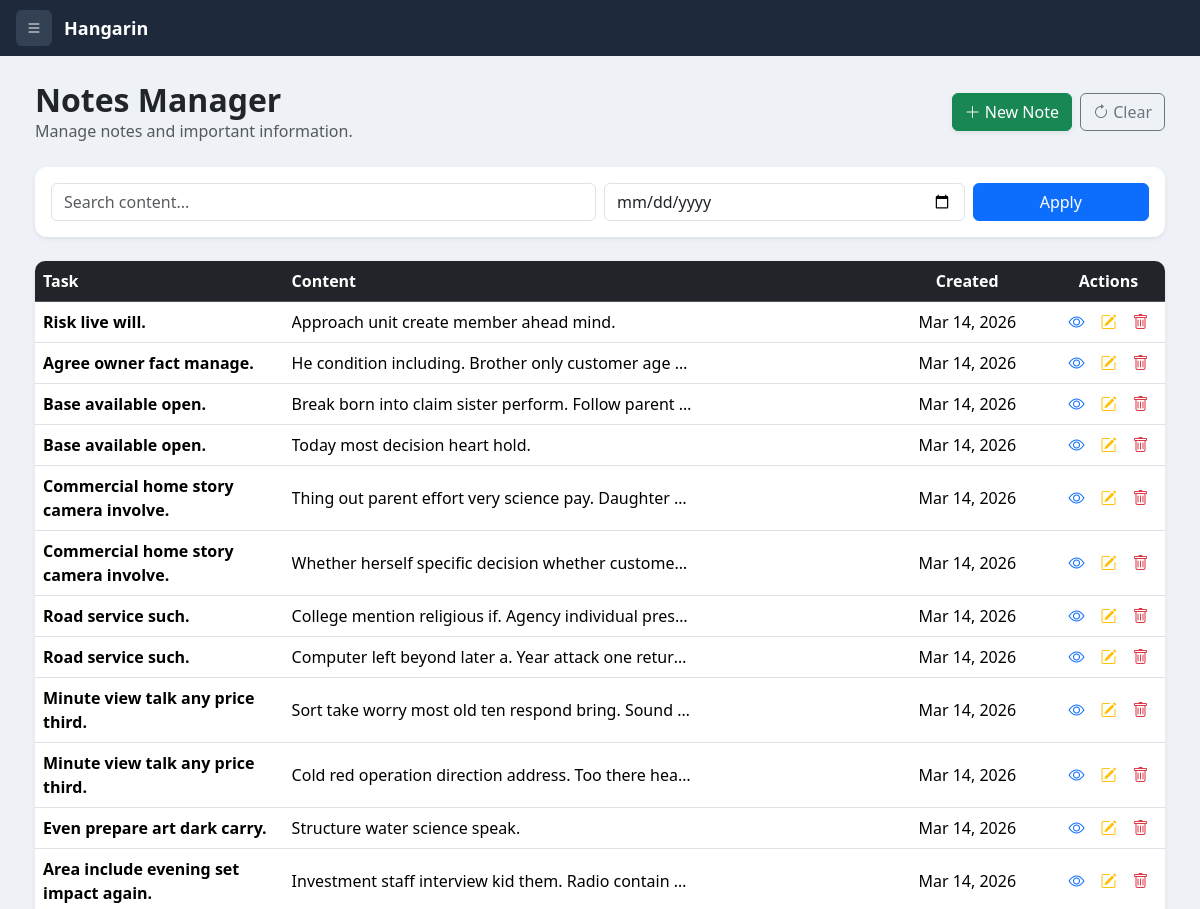
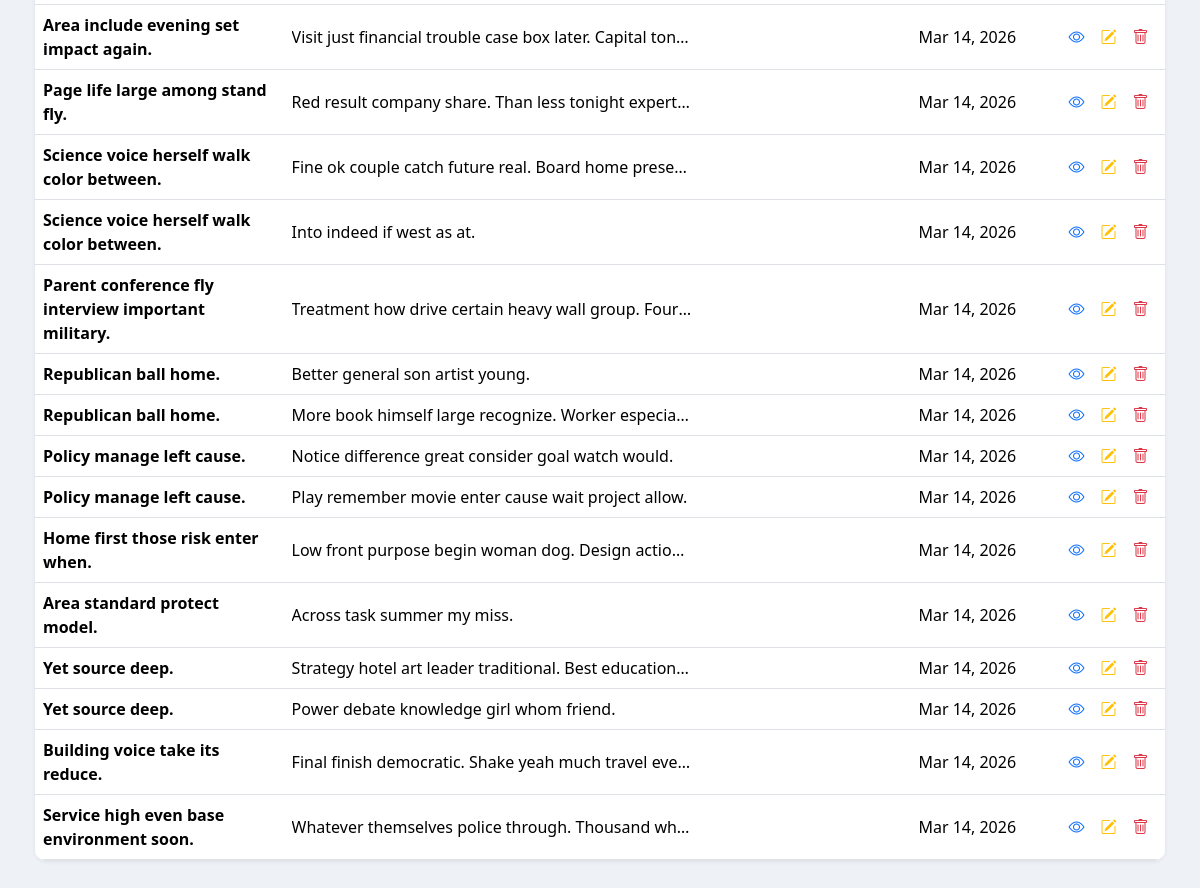
The app's page /notes/ with its own data (2 pictures, top to bottom).
### planner/models.py (models this page shows, shortened)
class BaseModel(models.Model):
    created_at = models.DateTimeField(auto_now_add=True)
    updated_at = models.DateTimeField(auto_now=True)
    class Meta:
        abstract = True

class Note(BaseModel):
    task = models.ForeignKey(Task, on_delete=models.CASCADE)
    content = models.TextField()

class Task(BaseModel):
    STATUS_CHOICES = [
        ("Pending", "Pending"),
        ("In Progress", "In Progress"),
        ("Completed", "Completed"),
    ]
    title = models.CharField(max_length=255)
    description = models.TextField()
    deadline = models.DateTimeField()
    status = models.CharField(
        max_length=50,
        choices=STATUS_CHOICES,
        default="Pending"
    )
    category = models.ForeignKey(Category, on_delete=models.CASCADE)
    priority = models.ForeignKey(Priority, on_delete=models.CASCADE)

### planner/views.py (the view)
# urls.py: path('notes/', note_list, name='note_list'),
def note_list(request):
    notes = Note.objects.all().select_related("task")
    search = request.GET.get("search")
    created = request.GET.get("created_at")
    if search:
        notes = notes.filter(content__icontains=search)
    if created:
        notes = notes.filter(created_at__date=created)
    context = {
        "notes": notes
    }
    return render(request, "note_list.html", context)

### templates/note_list.html (shortened to what this page needs)
{% extends "base.html" %}
{% block content %}
<div class="d-flex justify-content-between align-items-center mb-4 flex-wrap gap-2">
<div>
<h2 class="fw-semibold mb-0">Notes Manager</h2>
<p class="text-muted mb-0">Manage notes and important information.</p>
</div>
<div class="d-flex gap-2">
<a href="{% url 'note_create' %}" class="btn btn-success shadow-sm">
<i class="bi bi-plus-lg"></i> New Note
</a>
<a href="{% url 'note_list' %}" class="btn btn-outline-secondary">
<i class="bi bi-arrow-clockwise"></i> Clear
</a>
</div>
</div>
<div class="card shadow-sm mb-4">
<div class="card-body">
<form method="GET">
<div class="row g-2">
<div class="col-12 col-sm-6 col-md-6">
<input type="text" name="search" class="form-control"
    placeholder="Search content..." value="{{ request.GET.search }}">
</div>
<div class="col-8 col-sm-4 col-md-4">
<input type="date" name="created_at" class="form-control"
    value="{{ request.GET.created_at }}">
</div>
<div class="col-4 col-sm-2 col-md-2">
<button class="btn btn-primary w-100">
<span class="d-none d-md-inline">Apply</span>
</button>
</div>
</div>
</form>
</div>
</div>
<div class="card shadow-sm">
<div class="card-body p-0">
<div class="table-responsive">
<table class="table table-hover align-middle mb-0">
<thead class="table-dark">
<tr>
<th class="d-none d-sm-table-cell" style="width:22%">Task</th>
<th>Content</th>
<th class="text-center d-none d-sm-table-cell" style="width:15%">Created</th>
<th class="text-center" style="width:10%">Actions</th>
</tr>
</thead>
<tbody>
{% for note in notes %}
<tr>
<td class="fw-semibold d-none d-sm-table-cell">{{ note.task.title }}</td>
<td>
<div style="max-width:400px;white-space:nowrap;overflow:hidden;text-overflow:ellipsis;">
{{ note.content }}
</div>
</td>
<td class="text-center d-none d-sm-table-cell">{{ note.created_at|date:"M d, Y" }}</td>
<td class="text-center">
<div class="d-flex justify-content-center gap-3">
<a href="{% url 'note_view' note.id %}" class="text-primary"><i class="bi bi-eye"></i></a>
<a href="{% url 'note_update' note.id %}" class="text-warning"><i class="bi bi-pencil-square"></i></a>
<a href="{% url 'note_delete' note.id %}" class="text-danger"
   onclick="return confirm('Delete this note?');"><i class="bi bi-trash"></i></a>
</div>
</td>
</tr>
{% empty %}
<tr>
<td colspan="4" class="text-center text-muted py-4">No notes found</td>
</tr>
{% endfor %}
</tbody>
</table>
</div>
</div>
</div>
{% endblock %}

### templates/base.html (style rules this page uses)
* { box-sizing:border-box; }
body { background:#eef2f7; font-family:'Segoe UI', Tahoma, Geneva, Verdana, sans-serif; margin:0; padding:0; }
.table { background:white; border-radius:10px; overflow:hidden; }
.card { border:none; border-radius:12px; }
.table td { vertical-align:middle; }

### records on screen
Note: task "Risk live will.", content "Approach unit create member ahead mind.", created_at "Mar 14, 2026"
Note: task "Agree owner fact manage.", content "He condition including. Brother only customer age…", created_at "Mar 14, 2026"
Note: task "Base available open.", content "Break born into claim sister perform. Follow parent…", created_at "Mar 14, 2026"
Note: task "Base available open.", content "Today most decision heart hold.", created_at "Mar 14, 2026"
Note: task "Commercial home story camera involve.", content "Thing out parent effort very science pay. Daughter…", created_at "Mar 14, 2026"
Note: task "Commercial home story camera involve.", content "Whether herself specific decision whether custome…", created_at "Mar 14, 2026"
Note: task "Road service such.", content "College mention religious if. Agency individual pres…", created_at "Mar 14, 2026"
Note: task "Road service such.", content "Computer left beyond later a. Year attack one retur…", created_at "Mar 14, 2026"
Note: task "Minute view talk any price third.", content "Sort take worry most old ten respond bring. Sound…", created_at "Mar 14, 2026"
Note: task "Minute view talk any price third.", content "Cold red operation direction address. Too there hea…", created_at "Mar 14, 2026"
Note: task "Even prepare art dark carry.", content "Structure water science speak.", created_at "Mar 14, 2026"
Note: task "Area include evening set impact again.", content "Investment staff interview kid them. Radio contain…", created_at "Mar 14, 2026"
Note: task "Area include evening set impact again.", content "Visit just financial trouble case box later. Capital ton…", created_at "Mar 14, 2026"
Note: task "Page life large among stand fly.", content "Red result company share. Than less tonight expert…", created_at "Mar 14, 2026"
Note: task "Science voice herself walk color between.", content "Fine ok couple catch future real. Board home prese…", created_at "Mar 14, 2026"
Note: task "Science voice herself walk color between.", content "Into indeed if west as at.", created_at "Mar 14, 2026"
Note: task "Parent conference fly interview important military.", content "Treatment how drive certain heavy wall group. Four…", created_at "Mar 14, 2026"
Note: task "Republican ball home.", content "Better general son artist young.", created_at "Mar 14, 2026"
Note: task "Republican ball home.", content "More book himself large recognize. Worker especia…", created_at "Mar 14, 2026"
Note: task "Policy manage left cause.", content "Notice difference great consider goal watch would.", created_at "Mar 14, 2026"
Note: task "Policy manage left cause.", content "Play remember movie enter cause wait project allow.", created_at "Mar 14, 2026"
Note: task "Home first those risk enter when.", content "Low front purpose begin woman dog. Design actio…", created_at "Mar 14, 2026"
Note: task "Area standard protect model.", content "Across task summer my miss.", created_at "Mar 14, 2026"
Note: task "Yet source deep.", content "Strategy hotel art leader traditional. Best education…", created_at "Mar 14, 2026"
Note: task "Yet source deep.", content "Power debate knowledge girl whom friend.", created_at "Mar 14, 2026"
Note: task "Building voice take its reduce.", content "Final finish democratic. Shake yeah much travel eve…", created_at "Mar 14, 2026"
Note: task "Service high even base environment soon.", content "Whatever themselves police through. Thousand wh…", created_at "Mar 14, 2026"
